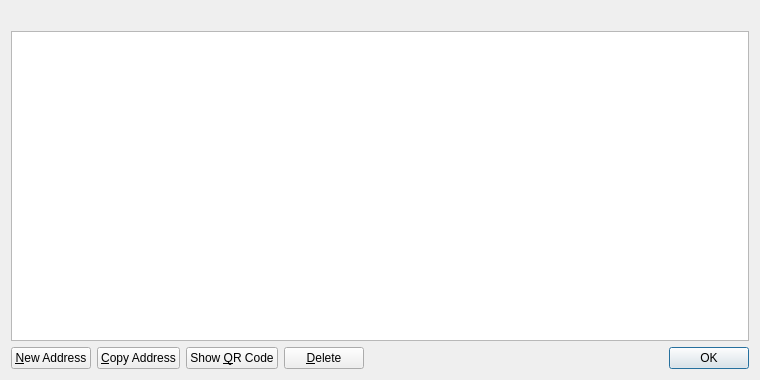
<?xml version="1.0" encoding="UTF-8"?>
<ui version="4.0">
 <class>AddressBookPage</class>
 <widget class="QWidget" name="AddressBookPage">
  <property name="geometry">
   <rect>
    <x>0</x>
    <y>0</y>
    <width>760</width>
    <height>380</height>
   </rect>
  </property>
  <property name="windowTitle">
   <string>Address Book</string>
  </property>
  <layout class="QVBoxLayout" name="verticalLayout">
   <item>
    <widget class="QLabel" name="labelExplanation">
     <property name="textFormat">
      <enum>Qt::PlainText</enum>
     </property>
     <property name="wordWrap">
      <bool>true</bool>
     </property>
    </widget>
   </item>
   <item>
    <widget class="QTableView" name="tableView">
     <property name="contextMenuPolicy">
      <enum>Qt::CustomContextMenu</enum>
     </property>
     <property name="toolTip">
      <string>Double-click to edit address or label</string>
     </property>
     <property name="tabKeyNavigation">
      <bool>false</bool>
     </property>
     <property name="alternatingRowColors">
      <bool>true</bool>
     </property>
     <property name="selectionMode">
      <enum>QAbstractItemView::SingleSelection</enum>
     </property>
     <property name="selectionBehavior">
      <enum>QAbstractItemView::SelectRows</enum>
     </property>
     <property name="sortingEnabled">
      <bool>true</bool>
     </property>
     <attribute name="verticalHeaderVisible">
      <bool>false</bool>
     </attribute>
    </widget>
   </item>
   <item>
    <layout class="QHBoxLayout" name="horizontalLayout">
     <item>
      <widget class="QPushButton" name="newAddress">
       <property name="toolTip">
        <string>Create a new address</string>
       </property>
       <property name="text">
        <string>&amp;New Address</string>
       </property>
       <property name="icon">
        <iconset resource="../bitcoin.qrc">
         <normaloff>:/icons/add</normaloff>:/icons/add</iconset>
       </property>
      </widget>
     </item>
     <item>
      <widget class="QPushButton" name="copyAddress">
       <property name="toolTip">
        <string>Copy the currently selected address to the system clipboard</string>
       </property>
       <property name="text">
        <string>&amp;Copy Address</string>
       </property>
       <property name="icon">
        <iconset resource="../bitcoin.qrc">
         <normaloff>:/icons/editcopy</normaloff>:/icons/editcopy</iconset>
       </property>
      </widget>
     </item>
     <item>
      <widget class="QPushButton" name="showQRCode">
       <property name="text">
        <string>Show &amp;QR Code</string>
       </property>
       <property name="icon">
        <iconset resource="../bitcoin.qrc">
         <normaloff>:/icons/qrcode</normaloff>:/icons/qrcode</iconset>
       </property>
      </widget>
     </item>
     <item>
      <widget class="QPushButton" name="deleteAddress">
       <property name="toolTip">
        <string>Delete the currently selected address from the list</string>
       </property>
       <property name="text">
        <string>&amp;Delete</string>
       </property>
       <property name="icon">
        <iconset resource="../bitcoin.qrc">
         <normaloff>:/icons/remove</normaloff>:/icons/remove</iconset>
       </property>
      </widget>
     </item>
     <item>
      <spacer name="horizontalSpacer">
       <property name="orientation">
        <enum>Qt::Horizontal</enum>
       </property>
       <property name="sizeHint" stdset="0">
        <size>
         <width>40</width>
         <height>20</height>
        </size>
       </property>
      </spacer>
     </item>
     <item>
      <widget class="QDialogButtonBox" name="buttonBox">
       <property name="sizePolicy">
        <sizepolicy hsizetype="Maximum" vsizetype="Fixed">
         <horstretch>0</horstretch>
         <verstretch>0</verstretch>
        </sizepolicy>
       </property>
       <property name="standardButtons">
        <set>QDialogButtonBox::Ok</set>
       </property>
      </widget>
     </item>
    </layout>
   </item>
  </layout>
 </widget>
 <resources>
  <include location="../bitcoin.qrc"/>
 </resources>
 <connections/>
</ui>
